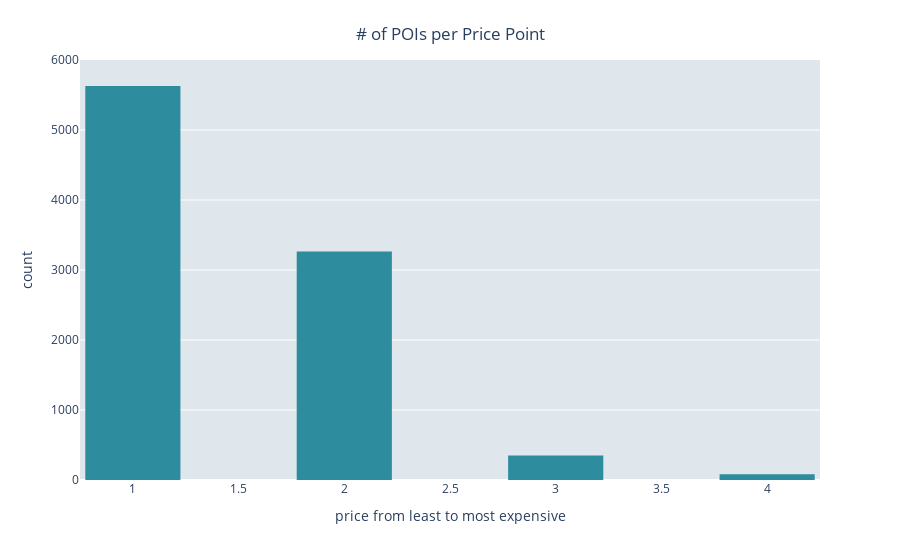

The notebook cell saved with this chart:
### Code cell
# looking at price vs ratings
price_count_fig = px.histogram(
    final_df,
    x='price', 
    histfunc='count',
    nbins=8,
    color_discrete_sequence=['#2d8c9e'],
    labels=dict(price="price from least to most expensive"))
price_count_fig.update(layout_yaxis_range = [0,6000])
price_count_fig.update_layout(
    title={
        'text': '# of POIs per Price Point',
        'y':.95,
        'x':.5,
        'xanchor': 'center',
        'yanchor': 'top'},
)
price_count_fig.update_layout({'plot_bgcolor': '#dfe7ed',},bargap=0.1)
price_count_fig.show()

### Figure 1 — Plotly figure (JSON) as saved in the notebook; plotly's stock layout.template omitted (floating-point values rounded to 4 significant figures; data arrays with more than 128 entries replaced by an {"elided": "..."} marker saying what was removed)
{"data": [{"alignmentgroup": "True", "bingroup": "x", "histfunc": "count", "hovertemplate": "price from least to most expensive=%{x}<br>count=%{y}<extra></extra>", "legendgroup": "", "marker": {"color": "#2d8c9e", "pattern": {"shape": ""}}, "name": "", "nbinsx": 8, "offsetgroup": "", "orientation": "v", "showlegend": false, "type": "histogram", "x": {"elided": "16131 int values"}, "xaxis": "x", "yaxis": "y"}], "layout": {"bargap": 0.1, "barmode": "relative", "legend": {"tracegroupgap": 0}, "margin": {"t": 60}, "plot_bgcolor": "#dfe7ed", "title": {"text": "# of POIs per Price Point", "x": 0.5, "xanchor": "center", "y": 0.95, "yanchor": "top"}, "xaxis": {"anchor": "y", "domain": [0, 1], "title": {"text": "price from least to most expensive"}}, "yaxis": {"anchor": "x", "domain": [0, 1], "range": [0, 6000], "title": {"text": "count"}}}}
